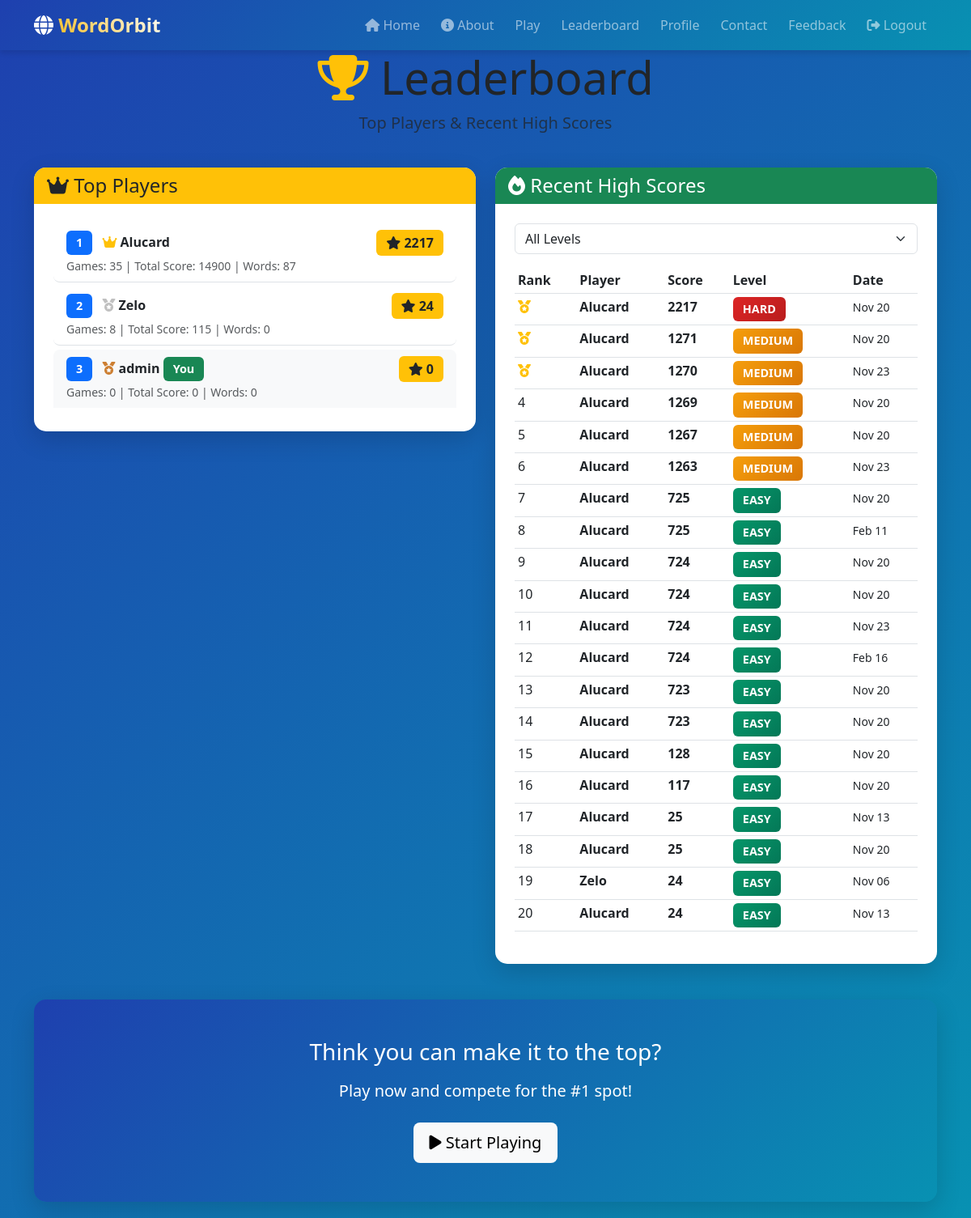
Page /leaderboard/ (signed in) on the committed database.
### Wordapp/models.py (models this page shows, shortened)
class UserProfile(models.Model):
    user = models.OneToOneField(User, on_delete=models.CASCADE, related_name='profile')
    total_games = models.IntegerField(default=0)
    total_score = models.IntegerField(default=0)
    highest_score = models.IntegerField(default=0)
    words_discovered = models.IntegerField(default=0)
    achievements = models.TextField(blank=True)
    avatar = models.ImageField(upload_to='avatars/', blank=True, null=True)
    bio = models.TextField(max_length=500, blank=True)
    created_at = models.DateTimeField(auto_now_add=True)
    updated_at = models.DateTimeField(auto_now=True)
    class Meta:
        verbose_name = 'User Profile'
        verbose_name_plural = 'User Profiles'

class GameSession(models.Model):
    user = models.ForeignKey(User, on_delete=models.CASCADE, related_name='game_sessions')
    difficulty = models.CharField(max_length=10)
    grid_size = models.IntegerField()
    words_found = models.IntegerField(default=0)
    total_words = models.IntegerField()
    score = models.IntegerField(default=0)
    time_taken = models.IntegerField(help_text="Time in seconds")
    completed = models.BooleanField(default=False)
    created_at = models.DateTimeField(auto_now_add=True)
    class Meta:
        ordering = ['-created_at']

### Wordapp/views.py (the view)
# urls.py: path('leaderboard/', views.leaderboard, name='leaderboard'),
def leaderboard(request):
    top_players = UserProfile.objects.order_by('-highest_score')[:20]
    difficulty = request.GET.get('difficulty', 'all')
    recent_games = GameSession.objects.all().order_by('-score')
    if difficulty != 'all':
        recent_games = recent_games.filter(difficulty=difficulty)
    recent_games = recent_games[:20]
    context = {
        'top_players': top_players,
        'recent_games': recent_games,
        'selected_difficulty': difficulty,
    }
    return render(request, 'Wordapp/leaderboard.html', context)

### Wordapp/templates/Wordapp/leaderboard.html (shortened to what this page needs)
{% extends 'Wordapp/base.html' %}
{% block content %}
<div class="container">
    <div class="row mb-4">
        <div class="col-12 text-center">
            <h1 class="display-4">
                <i class="fas fa-trophy text-warning"></i> Leaderboard
            </h1>
            <p class="lead text-muted">Top Players & Recent High Scores</p>
        </div>
    </div>
    <div class="row">
        <div class="col-md-6 mb-4">
            <div class="card shadow-lg">
                <div class="card-header bg-warning text-dark">
                    <h4 class="mb-0"><i class="fas fa-crown"></i> Top Players</h4>
                </div>
                <div class="card-body">
                    {% if top_players %}
                    <div class="list-group list-group-flush">
                        {% for player in top_players %}
                        <div class="list-group-item {% if player.user == user %}bg-light{% endif %}">
                            <div class="d-flex justify-content-between align-items-center">
                                <div>
                                    <span class="badge bg-primary me-2">{{ forloop.counter }}</span>
                                    {% if forloop.counter == 1 %}
                                        <i class="fas fa-crown text-warning"></i>
                                    {% elif forloop.counter == 2 %}
                                        <i class="fas fa-medal" style="color: silver;"></i>
                                    {% elif forloop.counter == 3 %}
                                        <i class="fas fa-medal" style="color: #cd7f32;"></i>
                                    {% endif %}
                                    <strong>{{ player.user.username }}</strong>
                                    {% if player.user == user %}
                                    <span class="badge bg-success">You</span>
                                    {% endif %}
                                </div>
                                <div>
                                    <span class="badge bg-warning text-dark fs-6">
                                        <i class="fas fa-star"></i> {{ player.highest_score }}
                                    </span>
                                </div>
                            </div>
                            <small class="text-muted">
                                Games: {{ player.total_games }} |
                                Total Score: {{ player.total_score }} |
                                Words: {{ player.words_discovered }}
                            </small>
                        </div>
                        {% endfor %}
                    </div>
                    {% else %}
                    <div class="text-center text-muted py-4">
                        <i class="fas fa-users fa-3x mb-3"></i>
                        <p>No players yet. Be the first!</p>
                    </div>
                    {% endif %}
                </div>
            </div>
        </div>
        <div class="col-md-6 mb-4">
            <div class="card shadow-lg">
                <div class="card-header bg-success text-white">
                    <h4 class="mb-0"><i class="fas fa-fire"></i> Recent High Scores</h4>
                </div>
                <div class="card-body">
                    <div class="mb-3">
                        <form method="get" class="d-flex gap-2">
                            <select name="difficulty" class="form-select" onchange="this.form.submit()">
                                <option value="all" {% if selected_difficulty == 'all' %}selected{% endif %}>All Levels</option>
                            </select>
                        </form>
                    </div>
                    {% if recent_games %}
                    <div class="table-responsive">
                        <table class="table table-sm table-hover">
                            <thead>
                                <tr>
                                    <th>Rank</th>
                                    <th>Player</th>
                                    <th>Score</th>
                                    <th>Level</th>
                                    <th>Date</th>
                                </tr>
                            </thead>
                            <tbody>
                                {% for game in recent_games %}
                                <tr {% if game.user == user %}class="table-success"{% endif %}>
                                    <td>
                                        {% if forloop.counter <= 3 %}
                                        <i class="fas fa-medal text-warning"></i>
                                        {% else %}
                                        {{ forloop.counter }}
                                        {% endif %}
                                    </td>
                                    <td>
                                        <strong>{{ game.user.username }}</strong>
                                    </td>
                                    <td><strong>{{ game.score }}</strong></td>
                                    <td>
                                        <span class="badge bg-{{ game.difficulty }}">
                                            {{ game.difficulty|upper }}
                                        </span>
                                    </td>
                                    <td><small>{{ game.created_at|date:"M d" }}</small></td>
                                </tr>
                                {% endfor %}
                            </tbody>
                        </table>
                    </div>
                    {% else %}
                    <div class="text-center text-muted py-4">
                        <i class="fas fa-gamepad fa-3x mb-3"></i>
                        <p>No games played yet!</p>
                    </div>
                    {% endif %}
                </div>
            </div>
        </div>
    </div>
    <div class="row">
        <div class="col-12">
            <div class="card bg-gradient-primary text-white text-center shadow-lg">
                <div class="card-body py-5">
                    <h3 class="mb-3">Think you can make it to the top?</h3>
                    <p class="lead mb-4">
                        Play now and compete for the #1 spot!
                    </p>
                    <a href="{% url 'game_play' %}" class="btn btn-light btn-lg">
                        <i class="fas fa-play"></i> Start Playing
                    </a>
                </div>
            </div>
        </div>
    </div>
</div>
{% endblock %}

### Wordapp/static/Wordapp/css/style.css (style rules this page uses)
:root { --primary-color: #1e40af; --secondary-color: #3b82f6; --success-color: #059669; --danger-color: #dc2626; --warning-color: #f59e0b; --info-color: #0891b2; --dark-color: #1e293b; --light-color: #f8fafc; --gradient-start: #1e40af; --gradient-end: #0891b2; }
* { margin: 0; padding: 0; box-sizing: border-box; }
body { font-family: 'Segoe UI', Tahoma, Geneva, Verdana, sans-serif; background: linear-gradient(135deg, var(--gradient-start) 0%, var(--gradient-end) 100%); background-attachment: fixed; min-height: 100vh; display: flex; flex-direction: column; }
.bg-gradient-primary { background: linear-gradient(135deg, var(--gradient-start) 0%, var(--gradient-end) 100%) !important; box-shadow: 0 4px 6px rgba(0, 0, 0, 0.1); }
.card { border: none; border-radius: 15px; box-shadow: 0 5px 15px rgba(0, 0, 0, 0.1); transition: all 0.3s ease; background: white; margin-bottom: 20px; }
.card-header { border-radius: 15px 15px 0 0 !important; font-weight: bold; border: none; }
.card-body { padding: 1.5rem; }
.btn { border-radius: 8px; padding: 10px 20px; font-weight: 500; transition: all 0.3s ease; border: none; }
.badge { padding: 8px 12px; font-size: 0.9rem; border-radius: 6px; }
.badge.bg-easy { background: linear-gradient(135deg, var(--success-color), #047857) !important; }
.badge.bg-medium { background: linear-gradient(135deg, var(--warning-color), #d97706) !important; }
.badge.bg-hard { background: linear-gradient(135deg, var(--danger-color), #b91c1c) !important; }
.list-group-item { border-left: 4px solid transparent; transition: all 0.3s; border-radius: 8px; margin-bottom: 5px; }
.shadow-lg { box-shadow: 0 10px 30px rgba(0, 0, 0, 0.15) !important; }

### rows in the picture
UserProfile: user.username "Alucard", highest_score "2217", total_games "35", total_score "14900", words_discovered "87"
UserProfile: user.username "Zelo", highest_score "24", total_games "8", total_score "115", words_discovered "0"
UserProfile: user.username "admin", shows "You", highest_score "0", total_games "0", total_score "0", words_discovered "0"
GameSession: user.username "Alucard", score "2217", difficulty "HARD", created_at "Nov 20"
GameSession: user.username "Alucard", score "1271", difficulty "MEDIUM", created_at "Nov 20"
GameSession: user.username "Alucard", score "1270", difficulty "MEDIUM", created_at "Nov 23"
GameSession: user.username "Alucard", score "1269", difficulty "MEDIUM", created_at "Nov 20"
GameSession: user.username "Alucard", score "1267", difficulty "MEDIUM", created_at "Nov 20"
GameSession: user.username "Alucard", score "1263", difficulty "MEDIUM", created_at "Nov 23"
GameSession: user.username "Alucard", score "725", difficulty "EASY", created_at "Nov 20"
GameSession: user.username "Alucard", score "725", difficulty "EASY", created_at "Feb 11"
GameSession: user.username "Alucard", score "724", difficulty "EASY", created_at "Nov 20"
GameSession: user.username "Alucard", score "724", difficulty "EASY", created_at "Nov 20"
GameSession: user.username "Alucard", score "724", difficulty "EASY", created_at "Nov 23"
GameSession: user.username "Alucard", score "724", difficulty "EASY", created_at "Feb 16"
GameSession: user.username "Alucard", score "723", difficulty "EASY", created_at "Nov 20"
GameSession: user.username "Alucard", score "723", difficulty "EASY", created_at "Nov 20"
GameSession: user.username "Alucard", score "128", difficulty "EASY", created_at "Nov 20"
GameSession: user.username "Alucard", score "117", difficulty "EASY", created_at "Nov 20"
GameSession: user.username "Alucard", score "25", difficulty "EASY", created_at "Nov 13"
GameSession: user.username "Alucard", score "25", difficulty "EASY", created_at "Nov 20"
GameSession: user.username "Zelo", score "24", difficulty "EASY", created_at "Nov 06"
GameSession: user.username "Alucard", score "24", difficulty "EASY", created_at "Nov 13"
